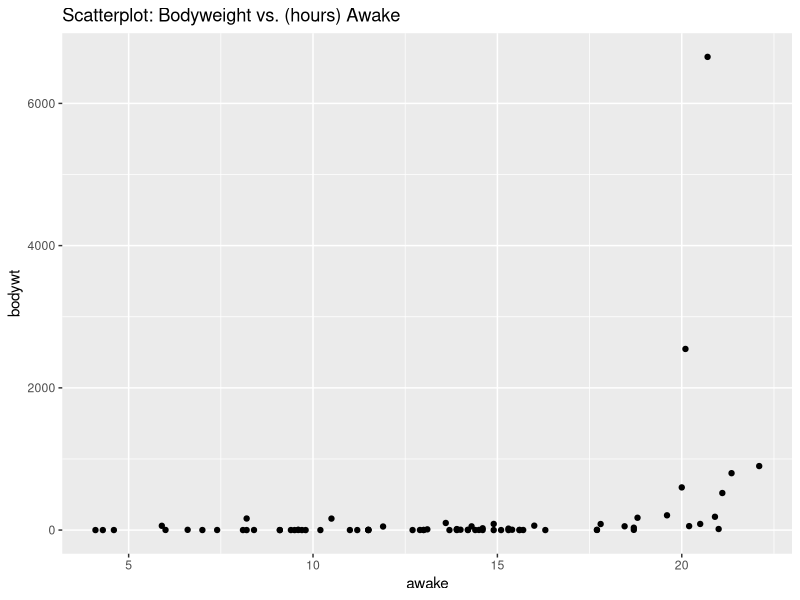
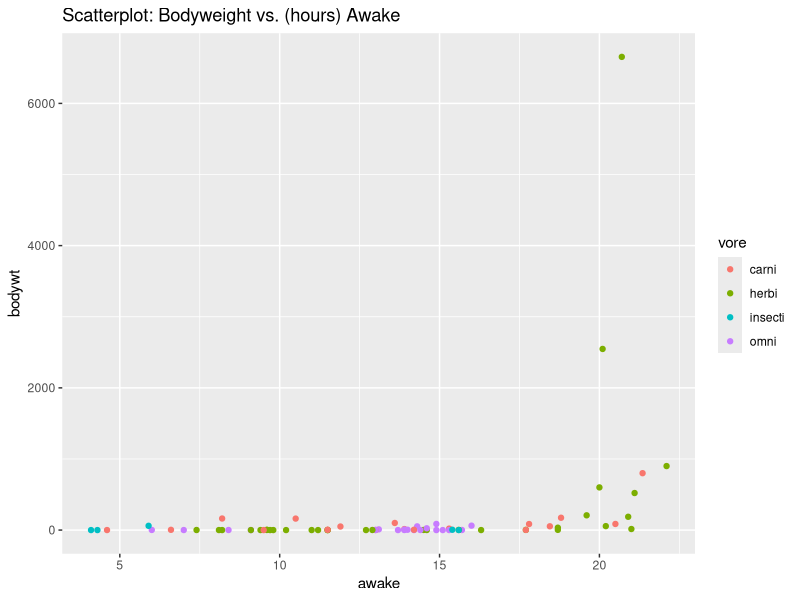
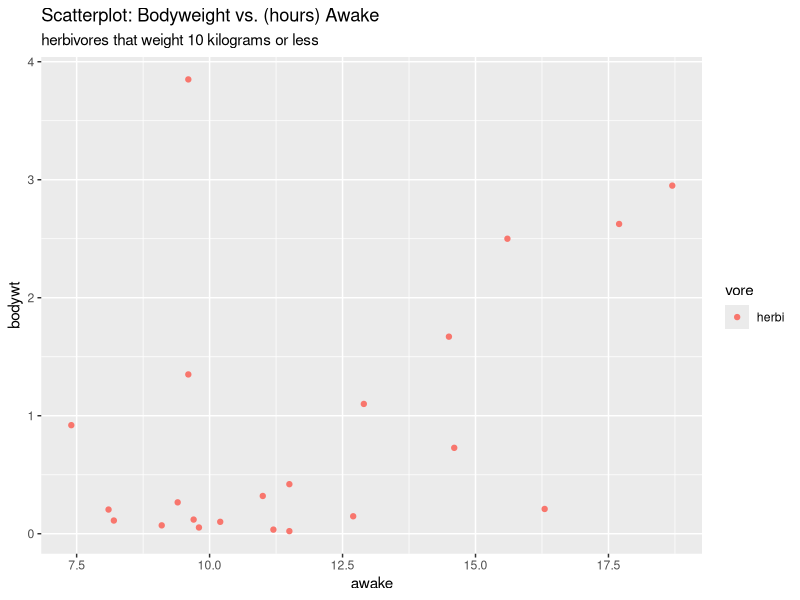
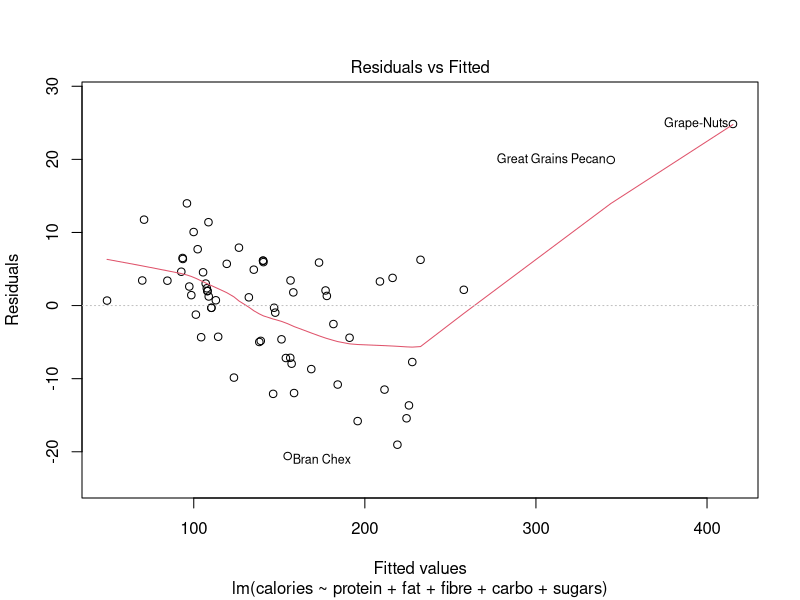
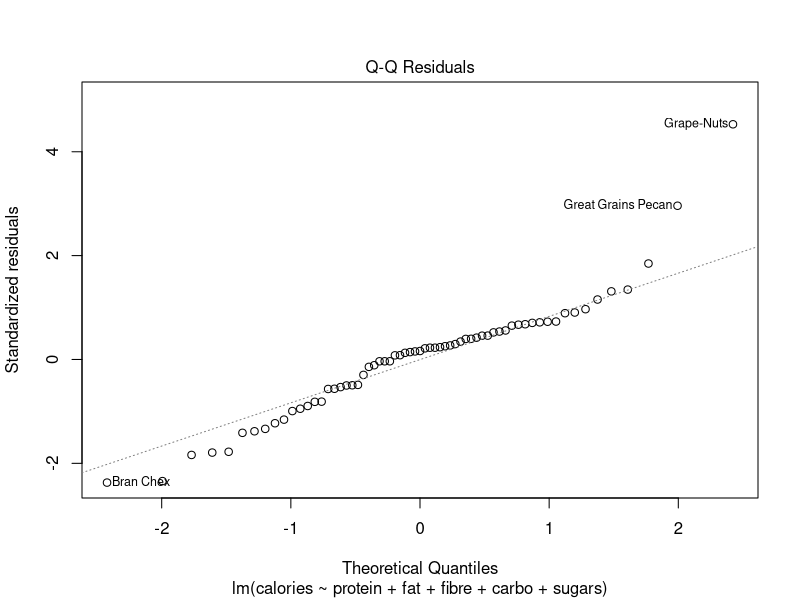
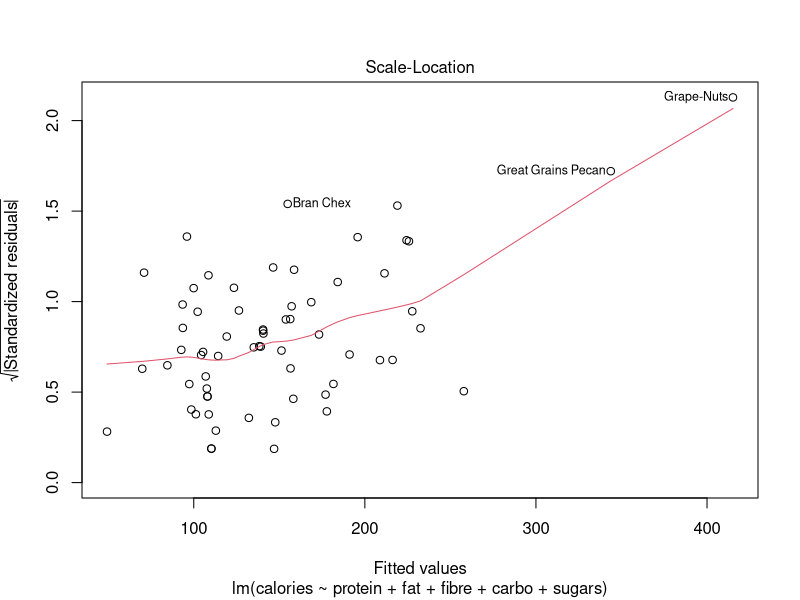
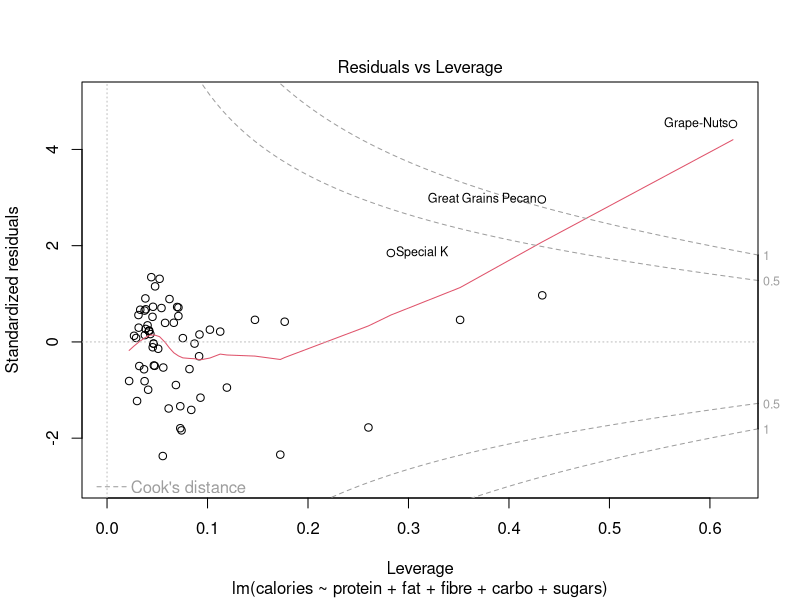
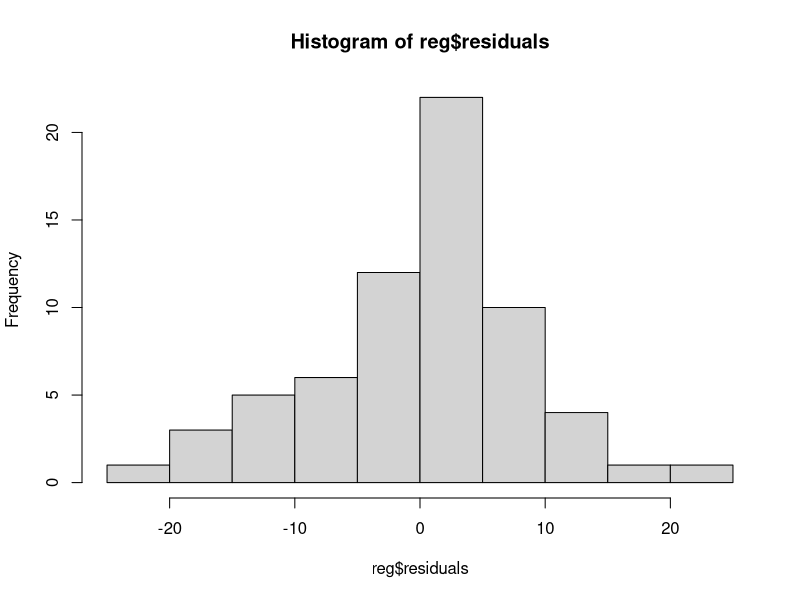

Generate these figures, in order, with R:
#STA141A
#Collin Kennedy

library(dplyr)
library(ggplot2)
View(msleep)

#Data Exploration and Visualization---------------------------------------------------------
#a)
#subset msleep to not include missing values of vore

newData = msleep %>% 
  filter(vore != "NA")
View(newData)

#b)
#which 5 animals sleep for the shortest amount of time?
shortestSleep = newData %>% 
  arrange(sleep_total)
print(shortestSleep,n=5)
View(shortestSleep)

#the list of five animals that sleep the shortest amount of time in the dataset, from least
#to greatest is the giraffe (1.9), pilot whale (2.7),Horse (2.9), Roe deer (3.0), and Donkey (3.1)


#c)
groupedByVore = newData %>% 
  group_by(vore) %>% 
  summarize(meanSleep= mean(sleep_total)) %>%
  arrange(desc(meanSleep))

print(groupedByVore,n=4)

#insectivores spend the most time sleeping, at about 14.9 hours on average. Omnivores are next,
#and spend about 10.9 hours sleeping on average, while carnivores and herbivores sleep for
#10.4 and 9.51 hours on average.

#d)
#scatterplot

scatter = ggplot(data = newData) +
  geom_point(mapping = aes(x = awake, y = bodywt))+
  labs(title = "Scatterplot: Bodyweight vs. (hours) Awake")

scatter

#e) 
#now make points colored based on value of vore
scatter2 = ggplot(data = newData) +
  geom_point(mapping = aes(x = awake, y = bodywt, colour = vore))+
  labs(title = "Scatterplot: Bodyweight vs. (hours) Awake")

scatter2
 

#f) 
#only include herbivores that weigh 10 or less
scatter3 = ggplot(data = newData, mapping = aes(x = awake, y = bodywt,colour= vore)) +
  geom_point(data = dplyr::filter(newData, vore == "herbi",bodywt <= 10))+
  labs(title = "Scatterplot: Bodyweight vs. (hours) Awake",
       subtitle = "herbivores that weight 10 kilograms or less")
scatter3



#Multiple Linear Regression
library(MASS)
UScereal


View(UScereal)
attach(UScereal)
#a)
reg = lm(calories ~ protein + fat + fibre + carbo + sugars, data = UScereal)
summary(reg)

par(mfrow=c(1,1))
plot(reg)

#b) Yeah, the fact that fiber is not statistically significant makes sense.
#I'm no nutritionist, but I do know fiber provides very little nutritional sustenance
#since it is not digested, and therefore doesn't get stored or used as energy.

#c)
#1 The statistical significance of coefficients we know contribute to caloric intake 
#(protein, fat, carbo and sugars), and fibre's lack of statistical significance
# is a good indicator of a good model. On this same note, the F statistic of 613.1 tells us
#this model demonstrates overall high significance and is a good fit.

#2Given an  adjusted R^2 of about 98%, this model explains much of the variability in Y 
#(calories), while also taking into consideration the number of variables included in the 
#model


#3) The QQplot doesn't look to concerning. There are undoubtedly a handful of outliers,
#but the majority of the residuals fall along the theoretical line of normality, suggesting
#that the errors are approximately normally distributed. Looking at the histogram of 
#residuals, my hunch of approximate normality is confirmed
hist(reg$residuals)

#d)

#1 Based on the residuals vs. fitted values plot, the relationship between our dependent
#variable and regressors may be non-linear (note the parabolic shape of the red line). This
#of course may be a result of outliers

#2 On the same note, there appear to be a handful of problematic and highly influential 
#outliers in the dataset that are causing problems for the fit of the model. This is 
#noticeable in the Normal QQ plot, as well as the Residuals vs Leverage Plot. These outliers
#can and do lead to inaccurate estimates of regression coefficients.

#3)Based on the Scale Location plot, 
#There MAY be heteroskedasticity (violation of the constant variance assumption). Notice
#the upward trend of the red line. Again, I am skeptical of this though, and it may be
#the outliers causing problems.

#e) 


cooksd = cooks.distance(reg)
cooksd

absResid = abs(reg$residuals)


absResid = as.data.frame(absResid)
absResidOrdered = absResid %>% 
  arrange(desc(absResid))
View(absResidOrdered)
dim(absResidOrdered)

#Grape-Nuts, Great Grains Pecan, and Bran Chex appear to be the largest outliers 
#(based on the absolute value of their residuals and the Residuals vs Leverage Plot)


#f)

#having trouble accessing a names attribute for the UScereal data so I manually
#selected which rows to delete based on the absolute value of the residuals, which I 
#calculated above


updatedData = UScereal %>%
  arrange(desc(carbo)) 

View(updatedData)

#remove Grape-Nuts, Great Grains Pecan, and Bran Chex
outliersRemovedData = updatedData[-c(1,2,16),]


#run a new regression
newReg = lm(calories ~ protein + fat + fibre + carbo + sugars, data = outliersRemovedData)
summary(newReg)

par(mfrow = c(1,1))
plot(newReg)

#1 the residual standard error decreased from 8.932 to 5.736. Our model is now more precise

#2 Based on the Residuals vs Fitted plot, the new regression model appears to be more
#linear than it had appeared in the previous plot with the outliers.

#3 The F Statistic increased from about 613 to 689.5, indicating that the overall 
#significance of the regressors in the model is greater than it was previously with the 
#outliers.

#4 R^2 had a minor increase.

#5 Based on the Scale Location plot, the constant variance assumption appears to be more
#appropriate having removed three outliers.

#The distribution of the errors appears to be distributed more normally than it had been
#previously thanks to the removal of the outliers (based on QQplot).




  
  






  
  